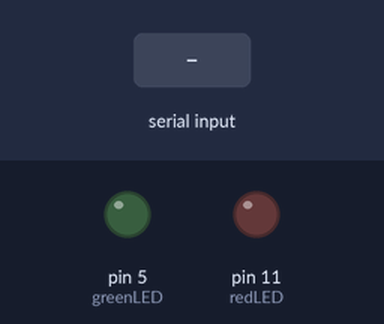
Simulated run of this sketch. Board: Arduino Uno, built with avr-gcc and run on an emulated ATmega328P. Parts: output pins drawn as LEDs (lit = HIGH). The test bench sets the inputs (shaded band).

Above: at 1.2 s.
1.3 s: "1" received over Serial
At 2.1 s:
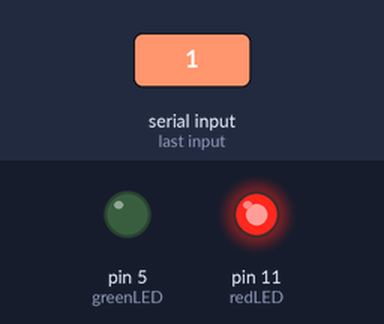
2.8 s: "2" received over Serial
At 3.2 s:
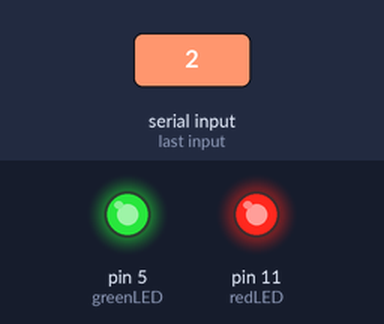
4.3 s: "0" received over Serial
At 5.5 s:
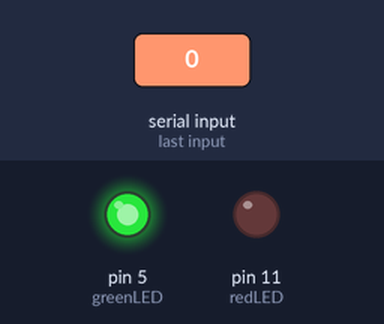
5.8 s: "3" received over Serial
At 6.7 s:
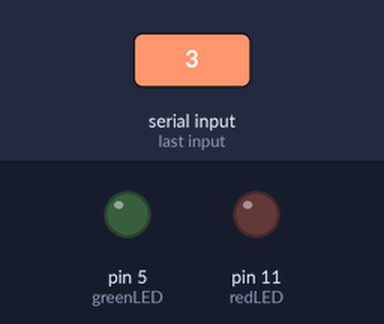
Timing chart, 0 to 8.3 s (numbered marks = the images above; inputs shaded):
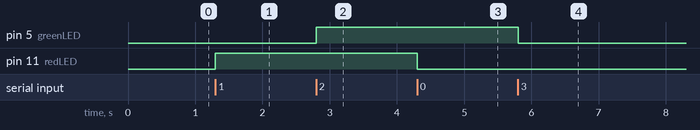

Measured:
- after the input at 1.3 s, pin 11 (redLED): LOW → HIGH at once
- after the input at 2.8 s, pin 5 (greenLED): LOW → HIGH at once
- after the input at 4.3 s, pin 11 (redLED): HIGH → LOW at once
- after the input at 5.8 s, pin 5 (greenLED): HIGH → LOW at once

The sketch:

0arduino.ino
```cpp
#define redLED 11
#define greenLED 5
#define blueLED 9 //none


void setup() {
  Serial.begin(9600);
  pinMode(redLED, OUTPUT);
  pinMode(greenLED, OUTPUT);
}
void loop() {

  if (Serial.available()) {
    char c = Serial.read();
    if (c == '1') {
     analogWrite(redLED, 255);
    } else if (c == '0') {
      analogWrite(redLED, 0);
    }
    if (c == '2') {
      analogWrite(greenLED, 255);
    } else if (c == '3') {
      analogWrite(greenLED, 0);
    }
    return;
  }
}
```
